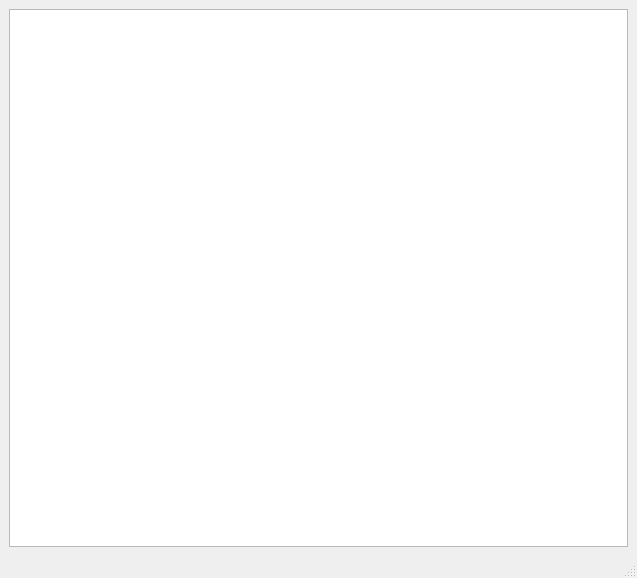
<?xml version="1.0" encoding="UTF-8"?>
<ui version="4.0">
 <class>ChatLogWindow</class>
 <widget class="QMainWindow" name="ChatLogWindow">
  <property name="geometry">
   <rect>
    <x>0</x>
    <y>0</y>
    <width>637</width>
    <height>578</height>
   </rect>
  </property>
  <property name="windowTitle">
   <string>MainWindow</string>
  </property>
  <widget class="QWidget" name="centralwidget">
   <layout class="QVBoxLayout" name="verticalLayout">
    <item>
     <widget class="QTextEdit" name="chatLog">
      <property name="font">
       <font>
        <family>Monospace</family>
       </font>
      </property>
     </widget>
    </item>
   </layout>
  </widget>
  <widget class="QStatusBar" name="statusbar"/>
 </widget>
 <resources/>
 <connections/>
</ui>
